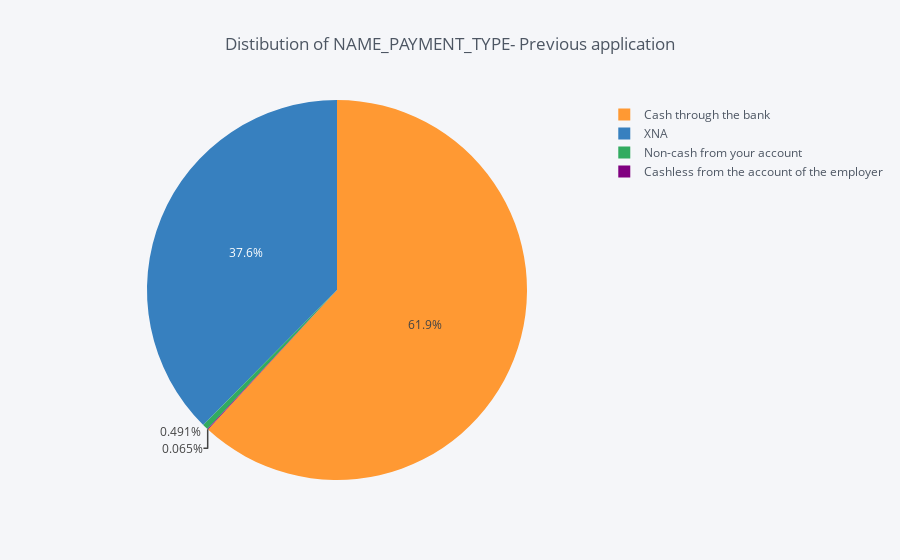

This figure's notebook cell:
### Code cell
UnivarPrevApp('NAME_PAYMENT_TYPE')

### Figure 1 — Plotly figure (JSON) as saved in the notebook; plotly's stock layout.template omitted (floating-point values rounded to 4 significant figures)
{"data": [{"labels": ["Cash through the bank", "XNA", "Non-cash from your account", "Cashless from the account of the employer"], "marker": {"colors": ["rgba(255, 153, 51, 1.0)", "rgba(55, 128, 191, 1.0)", "rgba(50, 171, 96, 1.0)", "rgba(128, 0, 128, 1.0)"]}, "name": "", "type": "pie", "values": [1033552, 627384, 8193, 1085]}], "layout": {"legend": {"bgcolor": "#F5F6F9", "font": {"color": "#4D5663"}}, "paper_bgcolor": "#F5F6F9", "plot_bgcolor": "#F5F6F9", "title": "Distibution of NAME_PAYMENT_TYPE- Previous application", "titlefont": {"color": "#4D5663"}}}
